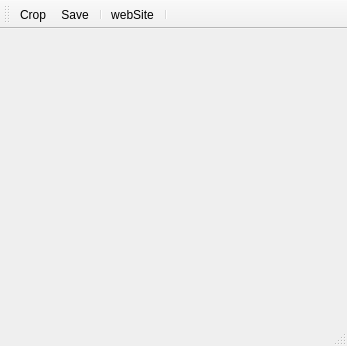
<?xml version="1.0" encoding="UTF-8"?>
<ui version="4.0">
 <class>MainWindow</class>
 <widget class="QMainWindow" name="MainWindow">
  <property name="geometry">
   <rect>
    <x>0</x>
    <y>0</y>
    <width>347</width>
    <height>346</height>
   </rect>
  </property>
  <property name="windowTitle">
   <string>MainWindow</string>
  </property>
  <widget class="QWidget" name="centralwidget">
   <layout class="QVBoxLayout" name="verticalLayout">
    <item>
     <widget class="QLabel" name="imageLabel">
      <property name="text">
       <string/>
      </property>
     </widget>
    </item>
   </layout>
  </widget>
  <widget class="QMenuBar" name="menubar">
   <property name="geometry">
    <rect>
     <x>0</x>
     <y>0</y>
     <width>347</width>
     <height>26</height>
    </rect>
   </property>
  </widget>
  <widget class="QStatusBar" name="statusbar"/>
  <widget class="QToolBar" name="toolBar">
   <property name="windowTitle">
    <string>toolBar</string>
   </property>
   <attribute name="toolBarArea">
    <enum>TopToolBarArea</enum>
   </attribute>
   <attribute name="toolBarBreak">
    <bool>false</bool>
   </attribute>
   <addaction name="actionCrop"/>
   <addaction name="actionSave"/>
   <addaction name="separator"/>
   <addaction name="actionwebSite"/>
   <addaction name="separator"/>
  </widget>
  <action name="actionCrop">
   <property name="icon">
    <iconset resource="resources.qrc">
     <normaloff>:/images/images/cropping.png</normaloff>:/images/images/cropping.png</iconset>
   </property>
   <property name="text">
    <string>Crop</string>
   </property>
  </action>
  <action name="actionSave">
   <property name="icon">
    <iconset resource="resources.qrc">
     <normaloff>:/images/images/save.png</normaloff>:/images/images/save.png</iconset>
   </property>
   <property name="text">
    <string>Save</string>
   </property>
  </action>
  <action name="actionwebSite">
   <property name="icon">
    <iconset resource="resources.qrc">
     <normaloff>:/images/images/website.png</normaloff>:/images/images/website.png</iconset>
   </property>
   <property name="text">
    <string>webSite</string>
   </property>
   <property name="toolTip">
    <string>https://github.com/msduran</string>
   </property>
  </action>
 </widget>
 <resources>
  <include location="resources.qrc"/>
 </resources>
 <connections/>
</ui>
